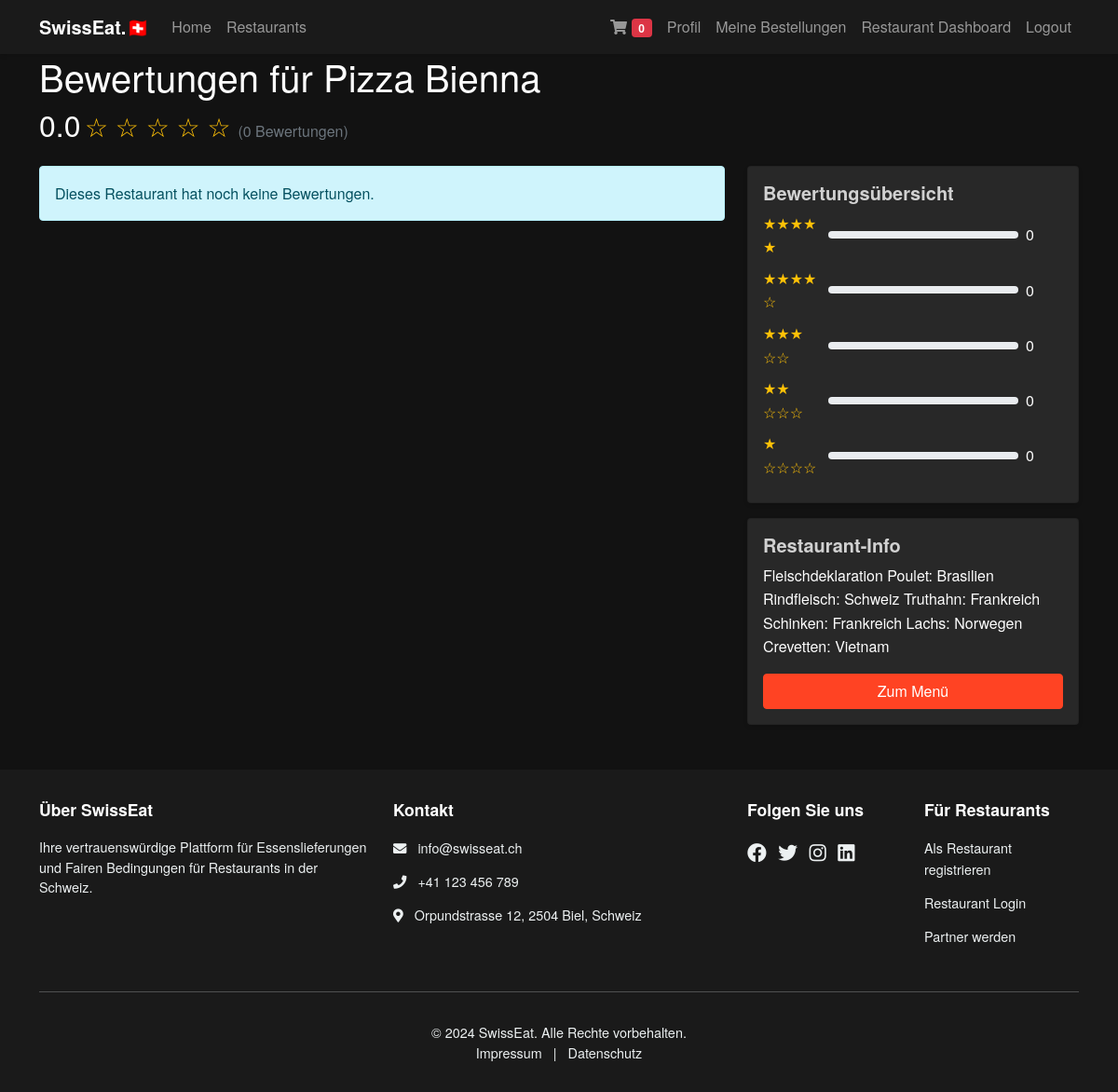
Screenshot of /restaurant/2/reviews (signed in) with the database file from the repository.
### swisseat/models.py (models this page shows, shortened)
class Restaurant(db.Model):
    id = db.Column(db.Integer, primary_key=True)
    name = db.Column(db.String(100), nullable=False)
    description = db.Column(db.Text)
    address = db.Column(db.String(200), nullable=False)
    cuisine_type = db.Column(db.String(50), nullable=False)
    rating = db.Column(db.Float, default=0.0)
    delivery_time = db.Column(db.Integer, nullable=False)  # in minutes
    minimum_order = db.Column(db.Float, nullable=False)  # in CHF
    delivery_fee = db.Column(db.Float, nullable=False)  # in CHF
    accepts_cash = db.Column(db.Boolean, nullable=False, default=True)
    accepts_twint = db.Column(db.Boolean, nullable=False, default=True)
    accepts_paypal = db.Column(db.Boolean, nullable=False, default=True)
    is_active = db.Column(db.Boolean, nullable=False, default=True)
    owner_id = db.Column(db.Integer, db.ForeignKey('user.id'), nullable=False)
    menu_items = db.relationship('MenuItem', backref='restaurant', lazy=True)
    orders = db.relationship('Order', backref='restaurant', lazy=True)
    reviews = db.relationship('Review', backref='restaurant', lazy=True)
    carts = db.relationship('Cart', back_populates='restaurant', lazy=True)

### swisseat/reviews/routes.py (the view)
@reviews.route("/restaurant/<int:restaurant_id>/reviews")
def restaurant_reviews(restaurant_id):
    page = request.args.get('page', 1, type=int)
    restaurant = Restaurant.query.get_or_404(restaurant_id)
    reviews = Review.query.filter_by(restaurant_id=restaurant_id)\
        .order_by(Review.date_posted.desc())\
        .paginate(page=page, per_page=10)
    return render_template('reviews/restaurant_reviews.html',
                         restaurant=restaurant,
                         reviews=reviews)

### swisseat/models.py (called while the page is built)
@login_manager.user_loader
def load_user(user_id):
    return User.query.get(int(user_id))

### swisseat/templates/reviews/restaurant_reviews.html (shortened to what this page needs)
{% extends "layout.html" %}
{% block content %}
<div class="container">
    <div class="row mb-4">
        <div class="col">
            <h1>Bewertungen für {{ restaurant.name }}</h1>
            <div class="restaurant-rating">
                <span class="h2">{{ "%.1f"|format(restaurant.rating) }}</span>
                <span class="text-warning h3">
                    {% for i in range(5) %}
                        {% if i < restaurant.rating|round(0, 'floor') %}
                            ★
                        {% else %}
                            ☆
                        {% endif %}
                    {% endfor %}
                </span>
                <span class="text-muted">({{ reviews.total }} Bewertungen)</span>
            </div>
        </div>
    </div>
    <div class="row">
        <div class="col-md-8">
            {% if reviews.items %}
                {% for review in reviews.items %}
                    <div class="card mb-3">
                        <div class="card-body">
                            <div class="d-flex justify-content-between align-items-start">
                                <div>
                                    <h5 class="mb-1">{{ review.user.username }}</h5>
                                    <div class="text-warning">
                                        {% for i in range(5) %}
                                            {% if i < review.rating %}
                                                ★
                                            {% else %}
                                                ☆
                                            {% endif %}
                                        {% endfor %}
                                    </div>
                                </div>
                                <small class="text-muted">
                                    {{ review.date_posted.strftime('%d.%m.%Y') }}
                                </small>
                            </div>
                            <p class="mt-3 mb-0">{{ review.comment }}</p>
                        </div>
                    </div>
                {% endfor %}
                {% if reviews.pages > 1 %}
                    <nav aria-label="Review navigation">
                        <ul class="pagination justify-content-center">
                            {% for page_num in reviews.iter_pages() %}
                                {% if page_num %}
                                    <li class="page-item {% if page_num == reviews.page %}active{% endif %}">
                                        <a class="page-link"
                                           href="{{ url_for('reviews.restaurant_reviews',
                                                          restaurant_id=restaurant.id,
                                                          page=page_num) }}">
                                            {{ page_num }}
                                        </a>
                                    </li>
                                {% else %}
                                    <li class="page-item disabled">
                                        <span class="page-link">...</span>
                                    </li>
                                {% endif %}
                            {% endfor %}
                        </ul>
                    </nav>
                {% endif %}
            {% else %}
                <div class="alert alert-info">
                    Dieses Restaurant hat noch keine Bewertungen.
                </div>
            {% endif %}
        </div>
        <div class="col-md-4">
            <div class="card">
                <div class="card-body">
                    <h5 class="card-title">Bewertungsübersicht</h5>
                    {% for stars in range(5, 0, -1) %}
                        {% set count = reviews.items|selectattr('rating', 'eq', stars)|list|length %}
                        {% set percentage = (count / reviews.total * 100) if reviews.total > 0 else 0 %}
                        <div class="d-flex align-items-center mb-2">
                            <div class="text-warning" style="width: 70px">
                                {% for i in range(stars) %}★{% endfor %}
                                {% for i in range(5 - stars) %}☆{% endfor %}
                            </div>
                            <div class="progress flex-grow-1" style="height: 8px">
                            </div>
                            <div class="ms-2" style="width: 40px">
                                {{ count }}
                            </div>
                        </div>
                    {% endfor %}
                </div>
            </div>
            <div class="card mt-3">
                <div class="card-body">
                    <h5 class="card-title">Restaurant-Info</h5>
                    <p class="card-text">{{ restaurant.description }}</p>
                    <a href="{{ url_for('restaurants.menu', restaurant_id=restaurant.id) }}"
                       class="btn btn-primary btn-block w-100">
                        Zum Menü
                    </a>
                </div>
            </div>
        </div>
    </div>
</div>
{% endblock %}

### swisseat/static/css/main.css (style rules this page uses)
body { background-color: #121212; font-family: 'Helvetica Neue', Arial, sans-serif; line-height: 1.6; color: #fdfdfd; }
a { color: #ff4323; text-decoration: none; }
.card { background-color: #282828; transition: transform 0.2s ease-in-out; box-shadow: 0 2px 4px rgba(0,0,0,0.1); }
.card-title { color: #d1d1d1; font-weight: 600; }
.btn-primary { background-color: #ff4323; border-color: #ff4323; }
.alert { border-radius: 4px; transition: opacity 0.5s ease-in-out; }

### rows the page displays
Restaurant: name "Pizza Bienna", rating "0.0", description "Fleischdeklaration Poulet: Brasilien Rindfleisch: Schweiz Truthahn: Frankreich Schinken: Frankreich Lachs: Norwegen Crevetten: Vietnam"

### other values shown
{{ reviews.total }} "0"
{{ count }} "0" "0" "0" "0" "0"
